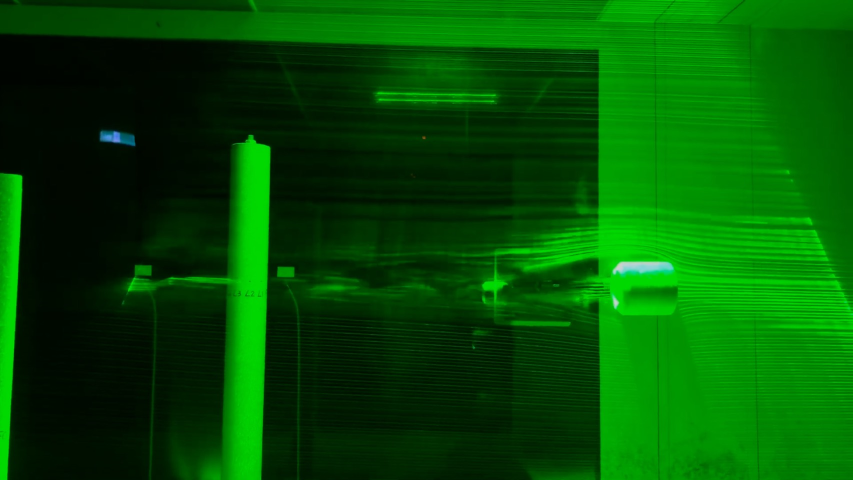
#> input picture image1.jpg, 1706 x 960 px (shown at 1/2 size)
$ python extract_streamline_report.py image1.jpg   (older library calls are emulated)
#> lines starting #> are read from the running program, lines starting #| are printed output that depends on the picture; after the words box and inside, x2 and y2 are one past the last pixel; in counts of white or black regions, pixels touching at a corner belong together
### extract_streamlines.py
#!/usr/bin/env python3
"""
Extract wind-tunnel laser/smoke streamline centerline coordinates from an image.

Example:
    python3 extract_streamlines.py input.jpg --out-dir output

The script writes:
    output/streamlines.csv      one row per sampled point
    output/streamlines.json     grouped polyline coordinates
    output/mask.png             detected green-line mask
    output/skeleton.png         one-pixel centerline image
    output/overlay.png          detected lines drawn on the source image
"""

from __future__ import annotations

import argparse
import csv
import json
import math
from pathlib import Path

import cv2
import numpy as np


NEIGHBORS_8 = [
    (-1, -1),
    (0, -1),
    (1, -1),
    (-1, 0),
    (1, 0),
    (-1, 1),
    (0, 1),
    (1, 1),
]


def parse_roi(text: str | None) -> tuple[int, int, int, int] | None:
    if not text:
        return None
    parts = [int(v.strip()) for v in text.split(",")]
    if len(parts) != 4:
        raise argparse.ArgumentTypeError("--roi must be x,y,w,h")
    x, y, w, h = parts
    if w <= 0 or h <= 0:
        raise argparse.ArgumentTypeError("--roi width and height must be positive")
    return x, y, w, h


def parse_angles(text: str) -> list[float]:
    try:
        return [float(v.strip()) for v in text.split(",") if v.strip()]
    except ValueError as exc:
        raise argparse.ArgumentTypeError("--line-angles must be comma-separated numbers") from exc


# [28 lines left out: function make_green_mask, not called in this run]


def make_ridge_mask(
    image_bgr: np.ndarray,
    ridge_threshold: int,
    ridge_height: int,
    min_value: int,
    saturation_threshold: int,
    close_width: int,
) -> np.ndarray:
    """Detect thin bright horizontal ridges in the green channel."""
    if ridge_height % 2 == 0:
        ridge_height += 1
    ridge_height = max(ridge_height, 3)

    green = image_bgr[:, :, 1]
    hsv = cv2.cvtColor(image_bgr.astype(np.uint8), cv2.COLOR_BGR2HSV)
    h, s, v = cv2.split(hsv)

    # A vertical opening estimates the local green background while suppressing
    # thin horizontal bright lines. Subtracting it highlights streamlines even
    # when the whole right side of the image is already green.
    vertical_kernel = cv2.getStructuringElement(cv2.MORPH_RECT, (1, ridge_height))
    background = cv2.morphologyEx(green, cv2.MORPH_OPEN, vertical_kernel)
    ridge = cv2.subtract(green, background)

    greenish = (h >= 35) & (h <= 95) & (s >= saturation_threshold) & (v >= min_value)
    mask = ((ridge >= ridge_threshold) & greenish).astype(np.uint8) * 255

    mask = cv2.morphologyEx(mask, cv2.MORPH_OPEN, np.ones((2, 2), np.uint8))
    if close_width > 1:
        kernel = cv2.getStructuringElement(cv2.MORPH_RECT, (close_width, 1))
        mask = cv2.morphologyEx(mask, cv2.MORPH_CLOSE, kernel)
    return mask


def make_line_kernel(length: int, angle_deg: float) -> np.ndarray:
    size = length if length % 2 == 1 else length + 1
    kernel = np.zeros((size, size), dtype=np.float32)
    center = size // 2
    theta = np.deg2rad(angle_deg)
    dx = np.cos(theta)
    dy = np.sin(theta)
    for t in np.linspace(-(length - 1) / 2, (length - 1) / 2, length):
        x = int(round(center + t * dx))
        y = int(round(center + t * dy))
        if 0 <= x < size and 0 <= y < size:
            kernel[y, x] = 1.0
    kernel_sum = float(kernel.sum())
    if kernel_sum > 0:
        kernel /= kernel_sum
    return kernel


def make_multiorientation_line_mask(
    image_bgr: np.ndarray,
    line_threshold: float,
    line_length: int,
    line_angles: list[float],
    min_value: int,
    saturation_threshold: int,
    close_width: int,
) -> np.ndarray:
    green = image_bgr[:, :, 1]
    clahe = cv2.createCLAHE(clipLimit=2.0, tileGridSize=(8, 8))
    enhanced = clahe.apply(green)
    enhanced_f = enhanced.astype(np.float32)
    background = cv2.GaussianBlur(enhanced_f, (0, 0), sigmaX=max(line_length / 2, 3))
    local = enhanced_f - background

    response = np.zeros_like(local, dtype=np.float32)
    for angle in line_angles:
        kernel = make_line_kernel(line_length, angle)
        filtered = cv2.filter2D(local, cv2.CV_32F, kernel)
        response = np.maximum(response, filtered)

    hsv = cv2.cvtColor(image_bgr.astype(np.uint8), cv2.COLOR_BGR2HSV)
    h, s, v = cv2.split(hsv)
    greenish = (h >= 35) & (h <= 95) & (s >= saturation_threshold) & (v >= min_value)
    mask = ((response >= line_threshold) & greenish).astype(np.uint8) * 255

    mask = cv2.morphologyEx(mask, cv2.MORPH_OPEN, np.ones((2, 2), np.uint8))
    if close_width > 1:
        kernel = cv2.getStructuringElement(cv2.MORPH_ELLIPSE, (close_width, 3))
        mask = cv2.morphologyEx(mask, cv2.MORPH_CLOSE, kernel)
    return mask


# [153 lines left out: functions compute_ridge_response, find_subpixel_column_peaks, trace_ridge_tracks, rasterize_polylines, not called in this run]


def make_streamline_mask(
    image_bgr: np.ndarray,
    detector: str,
    green_score_threshold: float,
    ridge_threshold: int,
    ridge_height: int,
    line_threshold: float,
    line_length: int,
    line_angles: list[float],
    min_value: int,
    saturation_threshold: int,
    blur: int,
    close_width: int,
) -> np.ndarray:
    color_mask = None
    ridge_mask = None
    line_mask = None
    if detector in {"color", "hybrid"}:
        color_mask = make_green_mask(
            image_bgr,
            green_score_threshold=green_score_threshold,
            min_value=min_value,
            saturation_threshold=saturation_threshold,
            blur=blur,
            close_width=close_width,
        )
    if detector in {"ridge", "hybrid", "ridge_line"}:
        ridge_mask = make_ridge_mask(
            image_bgr,
            ridge_threshold=ridge_threshold,
            ridge_height=ridge_height,
            min_value=min_value,
            saturation_threshold=saturation_threshold,
            close_width=close_width,
        )
    if detector in {"line", "hybrid", "ridge_line"}:
        line_mask = make_multiorientation_line_mask(
            image_bgr,
            line_threshold=line_threshold,
            line_length=line_length,
            line_angles=line_angles,
            min_value=min_value,
            saturation_threshold=saturation_threshold,
            close_width=close_width,
        )

    masks = [mask for mask in (color_mask, ridge_mask, line_mask) if mask is not None]
    if not masks:
        raise ValueError(f"Unsupported detector: {detector}")
    combined = masks[0]
    for mask in masks[1:]:
        combined = cv2.bitwise_or(combined, mask)
    return combined


def remove_small_components(
    mask: np.ndarray,
    min_area: int,
    max_area: int = 0,
    max_fill_ratio: float = 1.0,
) -> np.ndarray:
    count, labels, stats, _ = cv2.connectedComponentsWithStats(mask, connectivity=8)
    cleaned = np.zeros_like(mask)
    for label in range(1, count):
        area = int(stats[label, cv2.CC_STAT_AREA])
        width = int(stats[label, cv2.CC_STAT_WIDTH])
        height = int(stats[label, cv2.CC_STAT_HEIGHT])
        fill_ratio = area / max(width * height, 1)
        if area < min_area:
            continue
        if max_area > 0 and area > max_area:
            continue
        if max_fill_ratio < 1.0 and fill_ratio > max_fill_ratio:
            continue
        cleaned[labels == label] = 255
    return cleaned


def zhang_suen_thinning(mask: np.ndarray) -> np.ndarray:
    """Return a one-pixel skeleton using Zhang-Suen thinning."""
    img = (mask > 0).astype(np.uint8)
    changed = True
    while changed:
        changed = False
        for step in (0, 1):
            padded = np.pad(img, 1, mode="constant")
            p2 = padded[:-2, 1:-1]
            p3 = padded[:-2, 2:]
            p4 = padded[1:-1, 2:]
            p5 = padded[2:, 2:]
            p6 = padded[2:, 1:-1]
            p7 = padded[2:, :-2]
            p8 = padded[1:-1, :-2]
            p9 = padded[:-2, :-2]
            neighbors = [p2, p3, p4, p5, p6, p7, p8, p9]

            neighbor_count = sum(neighbors)
            transitions = (
                ((p2 == 0) & (p3 == 1)).astype(np.uint8)
                + ((p3 == 0) & (p4 == 1)).astype(np.uint8)
                + ((p4 == 0) & (p5 == 1)).astype(np.uint8)
                + ((p5 == 0) & (p6 == 1)).astype(np.uint8)
                + ((p6 == 0) & (p7 == 1)).astype(np.uint8)
                + ((p7 == 0) & (p8 == 1)).astype(np.uint8)
                + ((p8 == 0) & (p9 == 1)).astype(np.uint8)
                + ((p9 == 0) & (p2 == 1)).astype(np.uint8)
            )

            if step == 0:
                side_condition = (p2 * p4 * p6 == 0) & (p4 * p6 * p8 == 0)
            else:
                side_condition = (p2 * p4 * p8 == 0) & (p2 * p6 * p8 == 0)

            delete = (
                (img == 1)
                & (neighbor_count >= 2)
                & (neighbor_count <= 6)
                & (transitions == 1)
                & side_condition
            )
            if np.any(delete):
                img[delete] = 0
                changed = True
    return (img * 255).astype(np.uint8)


def skeleton_neighbors(point: tuple[int, int], pixels: set[tuple[int, int]]) -> list[tuple[int, int]]:
    x, y = point
    return [(x + dx, y + dy) for dx, dy in NEIGHBORS_8 if (x + dx, y + dy) in pixels]


def trace_skeleton_component(component_mask: np.ndarray, x_offset: int, y_offset: int) -> list[list[tuple[int, int]]]:
    ys, xs = np.where(component_mask > 0)
    pixels = {(int(x + x_offset), int(y + y_offset)) for x, y in zip(xs, ys)}
    if not pixels:
        return []

    degree = {p: len(skeleton_neighbors(p, pixels)) for p in pixels}
    nodes = {p for p, deg in degree.items() if deg != 2}
    visited_edges: set[frozenset[tuple[int, int]]] = set()
    polylines: list[list[tuple[int, int]]] = []

    def walk(start: tuple[int, int], first: tuple[int, int]) -> list[tuple[int, int]]:
        line = [start, first]
        prev, current = start, first
        visited_edges.add(frozenset((prev, current)))
        while current not in nodes:
            choices = [p for p in skeleton_neighbors(current, pixels) if p != prev]
            if not choices:
                break
            nxt = choices[0]
            edge = frozenset((current, nxt))
            if edge in visited_edges:
                break
            line.append(nxt)
            visited_edges.add(edge)
            prev, current = current, nxt
        return line

    starts = nodes if nodes else {next(iter(pixels))}
    for start in starts:
        for nxt in skeleton_neighbors(start, pixels):
            edge = frozenset((start, nxt))
            if edge not in visited_edges:
                polylines.append(walk(start, nxt))

    if not nodes:
        remaining = [
            (p, n)
            for p in pixels
            for n in skeleton_neighbors(p, pixels)
            if frozenset((p, n)) not in visited_edges
        ]
        if remaining:
            polylines.append(walk(*remaining[0]))

    return polylines


def extract_polylines(skeleton: np.ndarray, min_points: int) -> list[list[tuple[int, int]]]:
    count, labels, stats, _ = cv2.connectedComponentsWithStats(skeleton, connectivity=8)
    all_lines: list[list[tuple[int, int]]] = []
    for label in range(1, count):
        x = stats[label, cv2.CC_STAT_LEFT]
        y = stats[label, cv2.CC_STAT_TOP]
        w = stats[label, cv2.CC_STAT_WIDTH]
        h = stats[label, cv2.CC_STAT_HEIGHT]
        component = (labels[y : y + h, x : x + w] == label).astype(np.uint8)
        for line in trace_skeleton_component(component, x, y):
            if len(line) >= min_points:
                all_lines.append(line)
    return all_lines


def line_length(line: list[tuple[int, int]]) -> float:
    return sum(math.hypot(x2 - x1, y2 - y1) for (x1, y1), (x2, y2) in zip(line, line[1:]))


# [433 lines left out: functions filter_polylines, normalize_left_to_right, merge_line_points, stitch_polylines, smooth_and_downsample, report_polyline_points and 4 more, not called in this run]


# [2 lines that do not run on import are left out]

### extract_streamline_report.py
#!/usr/bin/env python3
"""Build a dense report-style streamline map from separate curved and horizontal ROIs."""

from __future__ import annotations

import argparse
import csv
from pathlib import Path

import cv2
import numpy as np

from extract_streamlines import (
    extract_polylines,
    filter_polylines,
    make_streamline_mask,
    parse_angles,
    parse_roi,
    remove_small_components,
    report_polyline_points,
    smooth_and_downsample,
    stitch_polylines,
    zhang_suen_thinning,
)


def extract_region(
    image: np.ndarray,
    roi: tuple[int, int, int, int],
    *,
    detector: str,
    ridge_threshold: int,
    line_threshold: float,
    line_angles: list[float],
    min_length: float,
    min_horizontal_span: int,
    stitch_gap: float,
    stitch_y_tolerance: float,
    close_width: int,
    smooth_window: int,
) -> list[list[tuple[float, float]]]:
    x0, y0, w, h = roi
    work = image[y0 : y0 + h, x0 : x0 + w]
    mask = make_streamline_mask(
        work,
        detector=detector,
        green_score_threshold=35.0,
        ridge_threshold=ridge_threshold,
        ridge_height=31,
        line_threshold=line_threshold,
        line_length=35,
        line_angles=line_angles,
        min_value=15,
        saturation_threshold=8,
        blur=3,
        close_width=close_width,
    )
    mask = remove_small_components(mask, min_area=6)
    skeleton = zhang_suen_thinning(mask)
    raw = extract_polylines(skeleton, min_points=6)
    lines = filter_polylines(raw, min_length=min_length, min_horizontal_span=min_horizontal_span, horizontal_ratio=0)
    lines = stitch_polylines(
        lines,
        max_gap=stitch_gap,
        y_tolerance=stitch_y_tolerance,
        overlap_tolerance=55,
        iterations=4,
    )
    sampled = []
    for line in lines:
        smoothed = smooth_and_downsample(line, every=2, smooth_window=smooth_window)
        if len(smoothed) >= 2:
            sampled.append([(x + x0, y + y0) for x, y in smoothed])
    return sampled


# [64 lines left out: functions extend_horizontal_lines, draw_report, draw_overlay, write_csv, not called in this run]


def main() -> None:
    parser = argparse.ArgumentParser(description="Create a dense streamline report map with separate ROIs.")
    parser.add_argument("image", type=Path)
    parser.add_argument("--out-dir", type=Path, default=Path("image1_report_output"))
    parser.add_argument("--curved-roi", type=parse_roi, default=parse_roi("760,170,600,730"))
    parser.add_argument("--right-roi", type=parse_roi, default=parse_roi("1210,170,496,730"))
    parser.add_argument("--right-horizontal", action=argparse.BooleanOptionalAction, default=True)
    parser.add_argument("--right-y-tolerance", type=float, default=4.0)
    parser.add_argument("--right-point-step", type=float, default=6.0)
    parser.add_argument("--report-thickness", type=int, default=1)
    args = parser.parse_args()

    image = cv2.imread(str(args.image), cv2.IMREAD_COLOR)
#> image is the input picture: shape (960, 1706, 3); mean B, G, R 1.5, 80.9, 1.2
    if image is None:
        raise SystemExit(f"Could not read image: {args.image}")

    angles = parse_angles("-50,-40,-30,-20,-12,-6,0,6,12,20,30,40,50")
    curved = extract_region(
        image,
        args.curved_roi,
        detector="ridge_line",
        ridge_threshold=1,
        line_threshold=1.25,
        line_angles=angles,
        min_length=8,
        min_horizontal_span=3,
        stitch_gap=220,
        stitch_y_tolerance=14,
        close_width=7,
        smooth_window=17,
    )
#> in extract_region, `work = image[y0 : y0 + h, x0 : x0 + w]`:
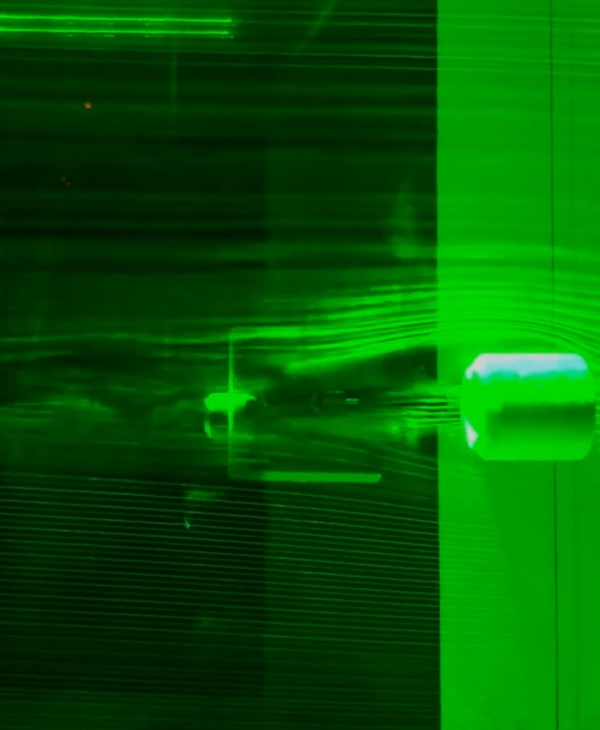
#> work: shape (730, 600, 3); mean B, G, R 2.6, 87.5, 1.9
#> in make_ridge_mask, `h, s, v = cv2.split(hsv)`:
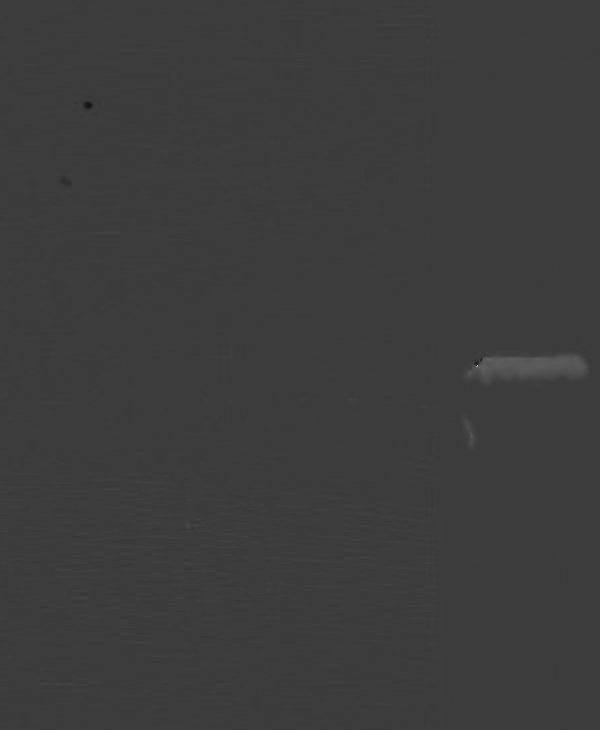
#> h: shape (730, 600); min 6, max 165, mean 60.2
#> in make_ridge_mask, `greenish = (h >= 35) & (h <= 95) & (s >= saturation_threshold) & (v >=..`:
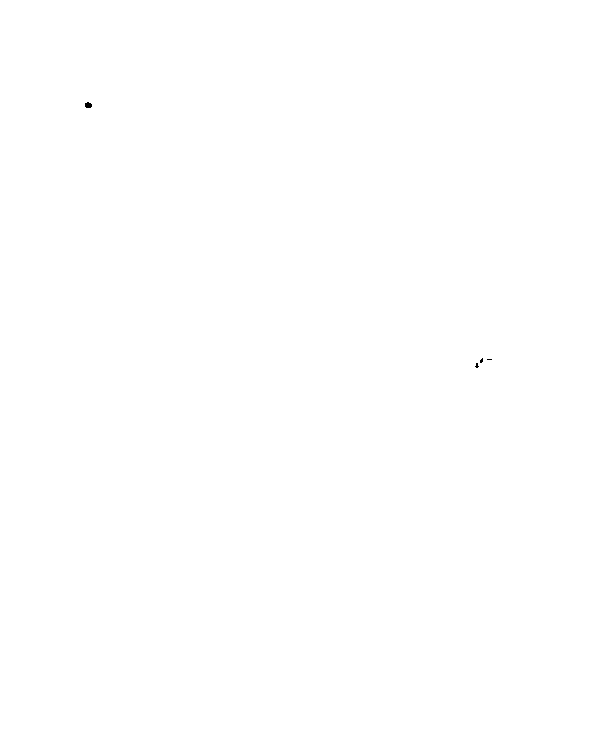
#> greenish: shape (730, 600) bool; 100% white; 4 black regions (3 under 20 px), largest, box (x1, y1, x2, y2) and area: (85, 102, 92, 108) 34
#> in make_multiorientation_line_mask, `background = cv2.GaussianBlur(enhanced_f, (0, 0), sigmaX=max(line_leng..`:
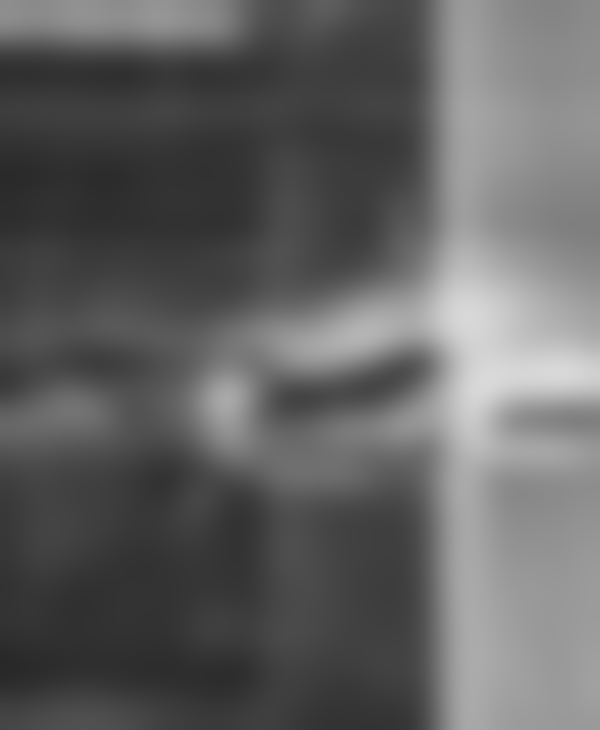
#> background: shape (730, 600) float32; min 40.6, max 217.8, mean 98.5
#> the loop in make_multiorientation_line_mask, `for angle in line_angles:` made 13 passes
#> pass 1, in make_multiorientation_line_mask, `filtered = cv2.filter2D(local, cv2.CV_32F, kernel)`:
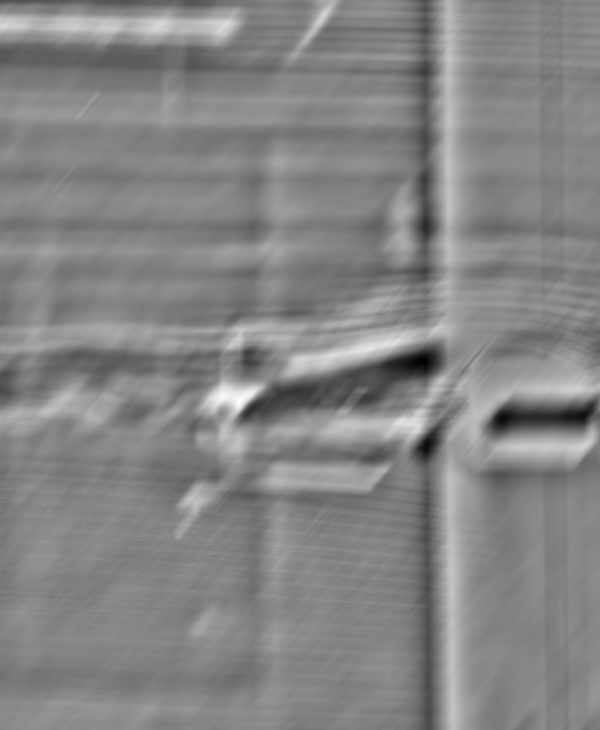
#> filtered: shape (730, 600) float32; min -77.28, max 70.82, mean 0; drawn with min black and max white
#> after the loop in make_multiorientation_line_mask, `for angle in line_angles:`:
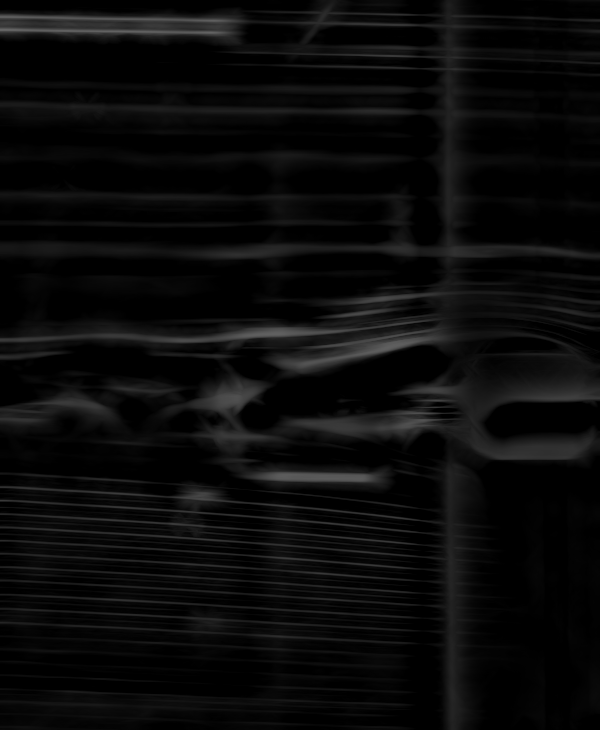
#> response: shape (730, 600) float32; min 0, max 103, mean 10.5
#> in make_multiorientation_line_mask, `mask = ((response >= line_threshold) & greenish).astype(np.uint8) * 255`:
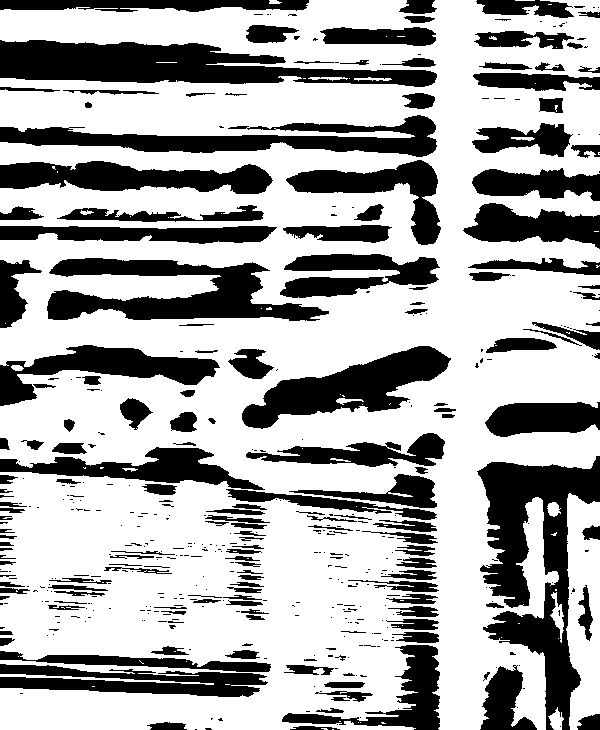
#> mask: shape (730, 600); 67% white; 469 black regions (301 under 20 px), largest, box (x1, y1, x2, y2) and area: (477, 456, 600, 730) 14142, (0, 40, 437, 87) 11769, (47, 258, 329, 321) 8886
#> (the rest of the program and of its run is left out)
